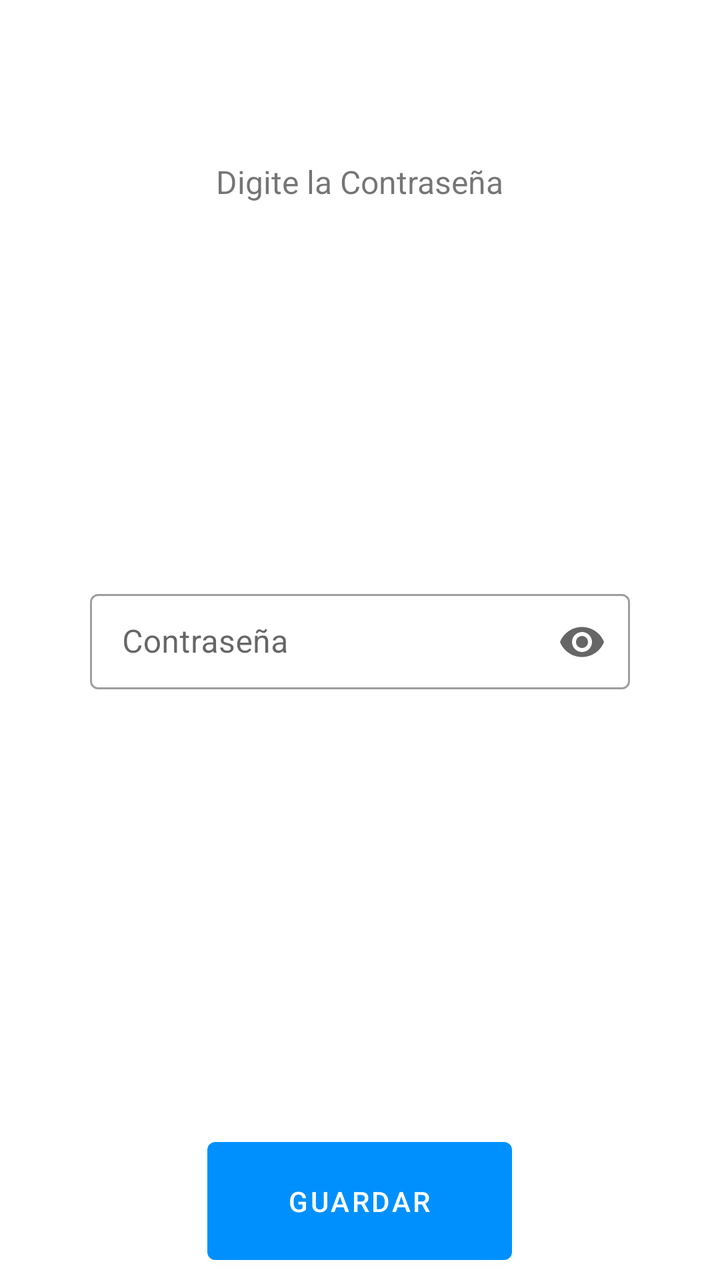
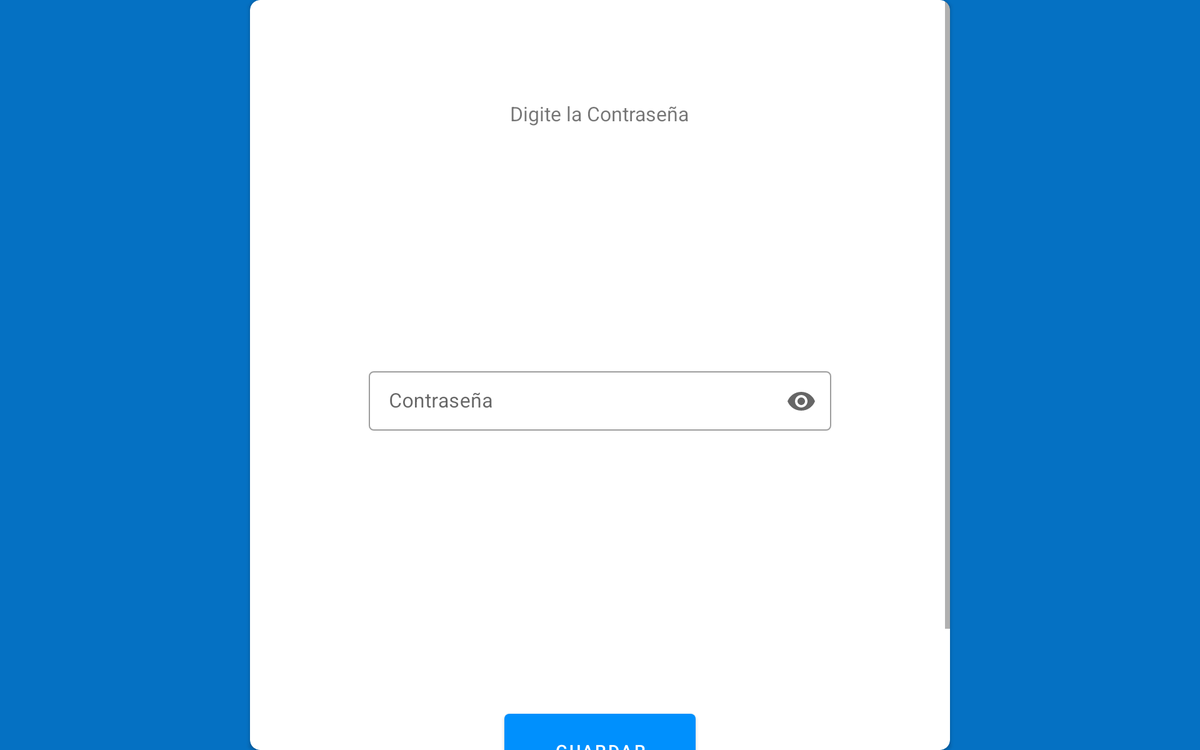

One screen, two layout resources from the same app: the default and the repository's alternative for another configuration. Each is rendered where Android would select it; the XML of both is given below.
<!-- AndroidManifest.xml: application theme Theme.MyApplication -->
<!-- res/layout/fragment_agsinarcontrasena.xml -->
<?xml version="1.0" encoding="utf-8"?>
<FrameLayout xmlns:android="http://schemas.android.com/apk/res/android"
    xmlns:tools="http://schemas.android.com/tools"
    android:layout_width="match_parent"
    android:layout_height="match_parent"
    xmlns:app="http://schemas.android.com/apk/res-auto">

    <ScrollView
        android:layout_width="match_parent"
        android:layout_height="match_parent">

        <LinearLayout
            android:layout_width="match_parent"
            android:layout_height="match_parent"
            android:gravity="center"
            android:orientation="vertical">

            <TextView
                android:layout_marginTop="80dp"
                android:layout_width="wrap_content"
                android:layout_height="wrap_content"
                android:text="Digite la Contraseña"
                android:textSize="16dp" />

            <LinearLayout
                android:layout_marginTop="190dp"
                android:layout_width="match_parent"
                android:layout_marginBottom="190dp"
                android:layout_height="wrap_content"
                android:layout_marginRight="45dp"
                android:layout_marginLeft="45dp">
                <com.google.android.material.textfield.TextInputLayout
                    style="@style/Widget.MaterialComponents.TextInputLayout.OutlinedBox.Dense"
                    android:layout_width="match_parent"
                    android:layout_height="wrap_content"
                    android:hint="Contraseña"
                    app:endIconMode="password_toggle">
                    <com.google.android.material.textfield.TextInputEditText
                        android:id="@+id/password"
                        android:layout_width="match_parent"
                        android:layout_height="wrap_content"
                        android:inputType="textPassword" />
                </com.google.android.material.textfield.TextInputLayout>
            </LinearLayout>


            <Button
                android:id="@+id/ButtonG"
                android:layout_width="wrap_content"
                android:layout_height="wrap_content"
                android:layout_marginTop="30dp"
                android:paddingLeft="40dp"
                android:paddingRight="40dp"
                android:paddingBottom="20dp"
                android:paddingTop="20dp"
                android:text="Guardar"
                android:textColor="#FFFFFF" />

        </LinearLayout>

    </ScrollView>


</FrameLayout>
<!-- resources referenced by this layout -->
<resources>
  <style name="Theme.MyApplication" parent="Theme.MaterialComponents.Light.DarkActionBar">
          
          <item name="colorPrimary">@color/colorPrimary</item>
          <item name="colorPrimaryVariant">@color/colorPrimaryDark</item>
          <item name="colorOnPrimary">@color/colorAccent</item>
          
          <item name="colorSecondary">@color/colorPrimary</item>
          <item name="colorSecondaryVariant">@color/colorPrimaryDark</item>
          <item name="colorOnSecondary">@color/black</item>
          
          <item name="android:statusBarColor" tools:targetApi="l">?attr/colorPrimaryVariant</item>
          
      </style>
  <color name="colorPrimary">#0090FD</color>
  <color name="colorPrimaryDark">#0571C3</color>
  <color name="colorAccent">#0090FD</color>
  <color name="black">#FFFFFFFF</color>
</resources>
<!-- res/layout-w800dp/fragment_agsinarcontrasena.xml (the repository's variant of the layout above) -->
<!-- drawn on a 7-inch tablet turned sideways -->
<?xml version="1.0" encoding="utf-8"?>
<FrameLayout xmlns:android="http://schemas.android.com/apk/res/android"
    xmlns:tools="http://schemas.android.com/tools"
    android:layout_width="match_parent"
    android:layout_height="match_parent"
    xmlns:app="http://schemas.android.com/apk/res-auto">
    <LinearLayout
        android:layout_width="match_parent"
        android:gravity="center"
        android:background="@color/colorPrimaryDark"
        android:layout_height="match_parent">

        <androidx.cardview.widget.CardView
            xmlns:android="http://schemas.android.com/apk/res/android"
            xmlns:app="http://schemas.android.com/apk/res-auto"
            android:layout_width="match_parent"
            android:layout_marginLeft="200dp"
            android:layout_marginRight="200dp"
            android:layout_height="wrap_content"
            android:background="@color/whiteCardColor"
            app:cardCornerRadius="8dp">
    <ScrollView
        android:layout_width="match_parent"

        android:layout_height="wrap_content">

        <LinearLayout
            android:layout_width="match_parent"
            android:layout_height="match_parent"
            android:gravity="center"
            android:orientation="vertical">

            <TextView
                android:layout_marginTop="80dp"
                android:layout_width="wrap_content"
                android:layout_height="wrap_content"
                android:text="Digite la Contraseña"
                android:textSize="16dp" />

            <LinearLayout
                android:layout_marginTop="190dp"
                android:layout_width="match_parent"
                android:layout_marginBottom="190dp"
                android:layout_height="wrap_content"
                android:layout_marginRight="95dp"
                android:layout_marginLeft="95dp">
                <com.google.android.material.textfield.TextInputLayout
                    style="@style/Widget.MaterialComponents.TextInputLayout.OutlinedBox.Dense"
                    android:layout_width="match_parent"
                    android:layout_height="wrap_content"
                    android:hint="Contraseña"
                    app:endIconMode="password_toggle">
                    <com.google.android.material.textfield.TextInputEditText
                        android:id="@+id/password"
                        android:layout_width="match_parent"
                        android:layout_height="wrap_content"
                        android:inputType="textPassword" />
                </com.google.android.material.textfield.TextInputLayout>
            </LinearLayout>


            <Button
                android:id="@+id/ButtonG"
                android:layout_width="wrap_content"
                android:layout_height="wrap_content"
                android:layout_marginTop="30dp"
                android:paddingLeft="40dp"
                android:paddingRight="40dp"
                android:paddingBottom="20dp"
                android:paddingTop="20dp"
                android:layout_marginBottom="80dp"
                android:text="Guardar"
                android:textColor="#FFFFFF" />

        </LinearLayout>

    </ScrollView>
        </androidx.cardview.widget.CardView>
    </LinearLayout>
</FrameLayout>
<!-- resources referenced by the variant -->
<!-- as a 7-inch tablet turned sideways resolves them -->
<resources>
  <color name="colorPrimaryDark">#0571C3</color>
  <color name="whiteCardColor">#fff</color>
  <style name="Theme.MyApplication" parent="Theme.MaterialComponents.Light.DarkActionBar">
          
          <item name="colorPrimary">@color/colorPrimary</item>
          <item name="colorPrimaryVariant">@color/colorPrimaryDark</item>
          <item name="colorOnPrimary">@color/colorAccent</item>
          
          <item name="colorSecondary">@color/colorPrimary</item>
          <item name="colorSecondaryVariant">@color/colorPrimaryDark</item>
          <item name="colorOnSecondary">@color/black</item>
          
          <item name="android:statusBarColor" tools:targetApi="l">?attr/colorPrimaryVariant</item>
          
      </style>
  <color name="colorPrimary">#0090FD</color>
  <color name="colorAccent">#0090FD</color>
  <color name="black">#FFFFFFFF</color>
</resources>
